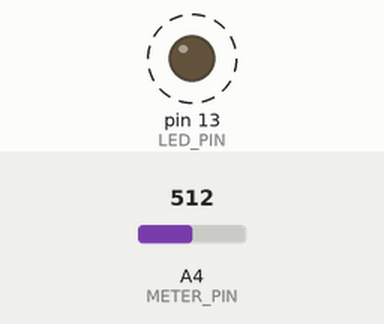
Recording of a sketch running on a simulated Arduino Uno, built with avr-gcc and run on an emulated ATmega328P. Parts: output pins drawn as LEDs (lit = HIGH). Dashed ring = blinking. The inputs (shaded band) are chosen by the test bench; at power-on: A4 (METER_PIN) = 512.

Above: at 1.5 s.
1.9 s: A4 (METER_PIN) set to 0
At 2.6 s:
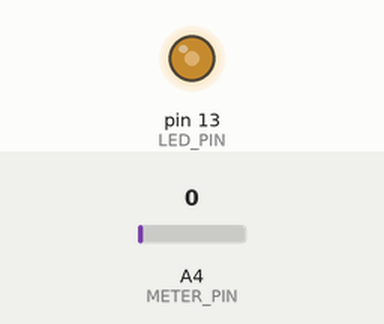
3.5 s: A4 (METER_PIN) set to 97
5.2 s: A4 (METER_PIN) set to 113
At 8.8 s:
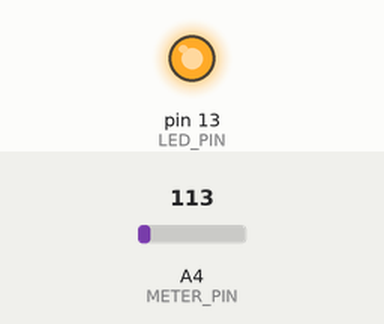
Timing chart, 0 to 15.3 s (numbered marks = the images above; inputs shaded):
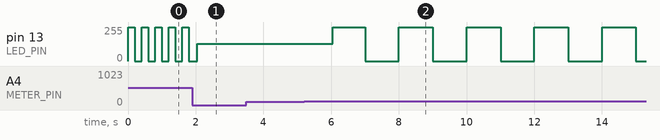

The sketch:

ques3.ide.ino
```cpp
const byte LED_PIN = 13;
const byte METER_PIN = A4;
const byte POTENTIOMETER_PIN = A4;

void setup() {
  pinMode(LED_PIN, OUTPUT);
  pinMode(METER_PIN, INPUT);
  Serial.begin(9600);
}

void loop() {
  // Read potentiometer value and map it to the timer frequency range
  double frequency = map(analogRead(POTENTIOMETER_PIN), 0, 1023, 0.1, 10.0);

  startTimer(frequency);
  delay(1000);  // Adjust delay based on your requirements
}

void startTimer(double frequency) {
  noInterrupts();
  int prescaler = 1024;  // Adjust based on your specific timer and Arduino model
  long timerValue = F_CPU / prescaler / frequency - 1;
  TCCR1A = 0;
  TCCR1B = 0;
  TCNT1 = 0;
  OCR1A = timerValue;
  TCCR1B |= (1 << WGM12);
  TCCR1B |= (1 << CS12) | (1 << CS10);
  TIMSK1 |= (1 << OCIE1A);
  interrupts();
}

ISR(TIMER1_COMPA_vect) {
  digitalWrite(LED_PIN, digitalRead(LED_PIN) ^ 1);
}
```

Measured:
- the behaviour switches between 102 and 103 on A4 (METER_PIN) (found by bisection; images 1 and 2)
- after the input at 3.5 s, every drawn part: stays the same
- after the input at 5.2 s, pin 13 (LED_PIN): 128/255 → 253/255 after 0.84 s, then repeats every 1.9 s: 255/255 0.92 s, 0/255 1.0 s
- by itself, pin 13 (LED_PIN): alternates 255/255 for 0.20 s and 0/255 for 0.20 s
